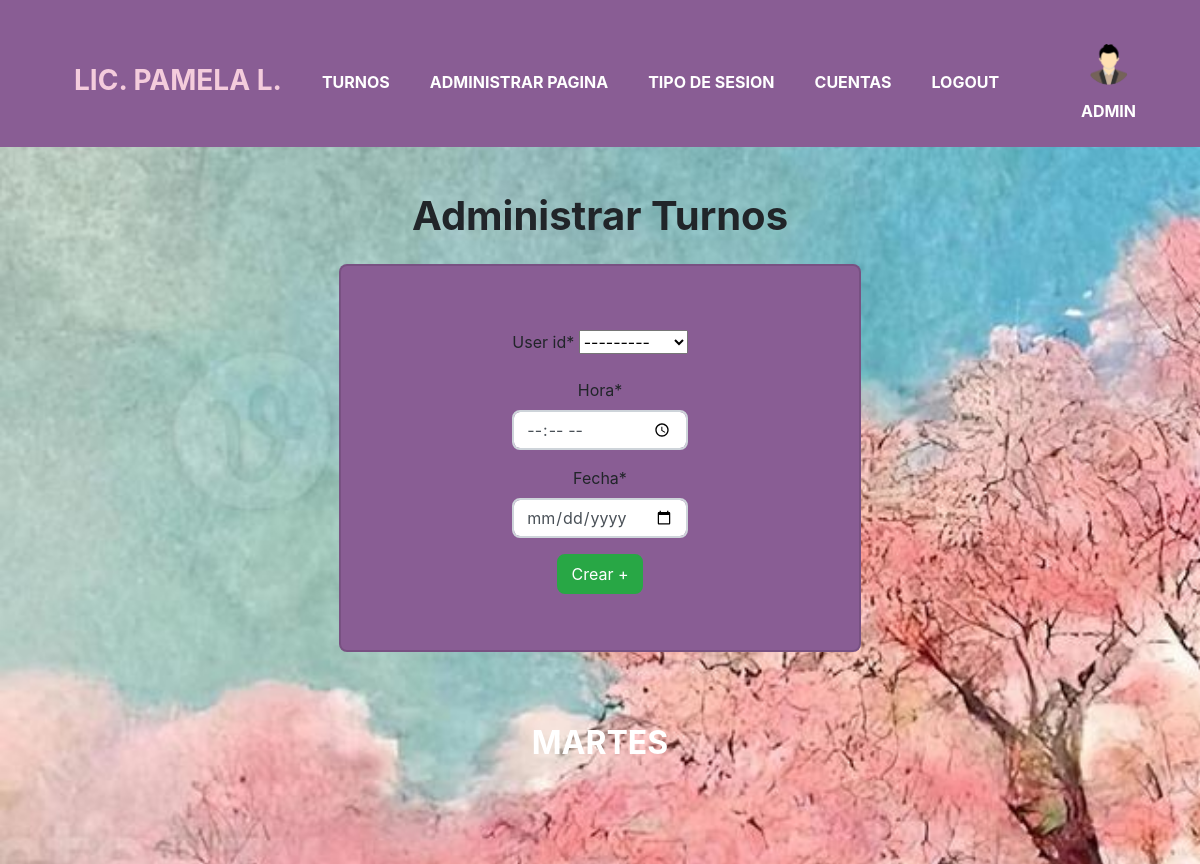
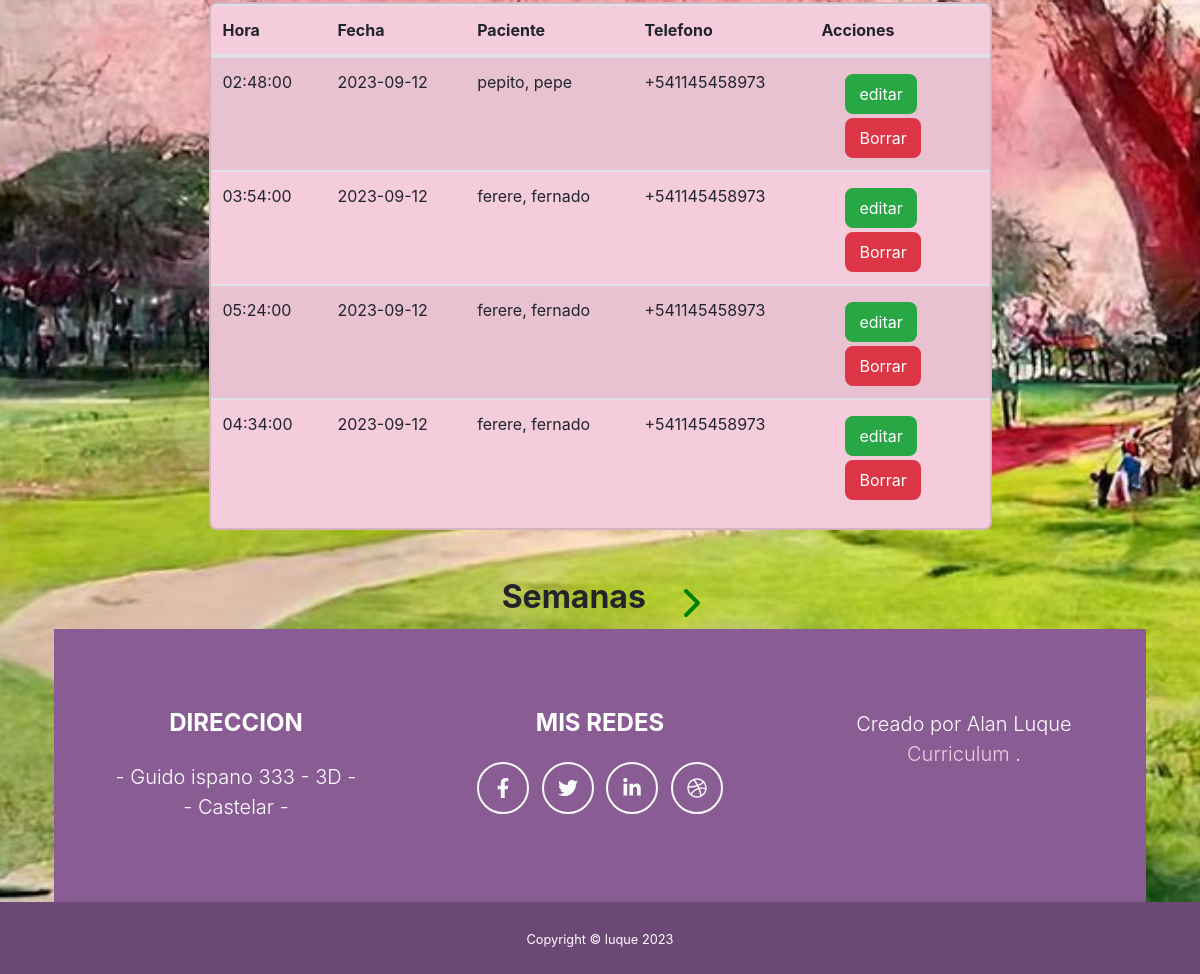
The page /administration/turns/0/ (signed in) on the database its author committed (2 pictures, top to bottom).
### apps/login/models.py (models this page shows, shortened)
class Acount(models.Model): # acount esta vinculado con lo usuario de django
    user = models.ForeignKey(User, on_delete=models.CASCADE, null=False, blank=False)
    type_session = models.ForeignKey(TypeSession, on_delete=models.PROTECT, default=3)
    email = models.EmailField(unique=True) # se inicia sesion con el email
    imgAvatar = models.ImageField(default="avatares/avatar.png", upload_to="avatares/")
    name = models.CharField(max_length=50)
    lastName = models.CharField(max_length=50)
    date = models.DateField() # fecha de nacimiento
    phone = models.CharField(max_length=16)
    is_admin = models.BooleanField(default=False)

### decorators.py (the view)
    def custom_function(request, *args, **kwargs):
        try:
            acount = Acount.objects.get(user_id=request.user)
            request.imgAvatar = acount.imgAvatar
            request.is_admin = acount.is_admin
        except:
            request.imgAvatar = "avatares/avatar.png"
            request.is_admin = False
        return function(request, *args, **kwargs)

### apps/administration/forms.py
class TurnForm(forms.ModelForm):
    time = forms.TimeField(label="Hora", widget=forms.DateInput(attrs={'type': 'time'}))
    date = forms.DateField(label="Fecha", widget=forms.DateInput(attrs={'type': 'date'}))
    class Meta:
        model = Turn
        fields = ["user_id", "time", "date"]  # Agrega "time_fin" al formulario

### apps/agenda/models.py (called while the page is built)
    def day_of_week(self):
        day_number = self.date.weekday()  # Obtener el número del día de la semana (0 = lunes, 6 = domingo)
        days_in_spanish = ['Lunes', 'Martes', 'Miércoles', 'Jueves', 'Viernes', 'Sábado', 'Domingo']
        return days_in_spanish[day_number]

### apps/administration/templates/administration/turns.html (shortened to what this page needs)
{% extends 'core/base.html' %}
{% load crispy_forms_tags %}
{% block title_h1 %}
        {{ tittle }}
{% endblock title_h1 %}
{% block content %}
<div style="width: 50%; margin:auto" class="py-2 my-4 text-center align-items-center bg-secondary card" >
  <form action="{% url 'admin_create_turn' %}" method="post", class="align-items-center p-5">
          {{ form|crispy }}
          <button type="submit", class="btn btn-success">{{ button_text }}</button>
  </form>
</div>
{% for day, turns in week.items %}
{% if turns %}
<div class="py-5 justify-content-center">
  <h2 class=" text-center justify-content-center text-uppercase text-white">
      {{ day }}
  </h2>
</div>
<div style="width: 75%; margin: auto" class="table-responsive my-5 bg-primary align-items-center card" >
  <table class="table table-striped">
          <thead>
              <tr>
                  <th>Hora</th>
                  <th>Fecha</th>
                  <th>Paciente</th>
                  <th>Telefono</th>
                  <th>Acciones</th>
              </tr>
          </thead>
          <tbody>
    {% for turn in turns %}
    <tr>
      <td>{{ turn.0 }}</td>
      <td>{{ turn.1 }}</td>
      <td>{{ turn.2 }}</td>
      <td>{{ turn.3 }}</td>
      <td>
        <div class="container mt-1">
          <a href="{% url 'turn-update' turn.5 %}" class="btn btn-success">editar</a>
        </div>
        <div class="container mt-1">
            <form method="post" action="{% url 'delet_turn' turn.5 %}">
                <button type="submit" class="btn btn-danger">Borrar</button>
            </form>
        </div>
      </td>
  </tr>
    {% endfor %}
  </tbody>
</table>
</div>
{% endif %}
{% endfor %}
<div class="container mt-5">
  <div class="row justify-content-center">
      <div class="col-md-8 text-center">
          <h2 class="d-inline-block mx-3">Semanas</h2>
          <a href="{% url 'admin_turn' next_week %}" class="btn btn-link">
            <i class="fas fa-chevron-right fa-2x" style="color: green;"></i>
          </a>
      </div>
  </div>
</div>
{% endblock content %}

### apps/core/templates/core/navBar.html (shortened to what this page needs)
<!DOCTYPE html>
<html lang="es">
    <head>
        {% load static %}
        <link href="{% static 'core/css/styles.css' %}" rel="stylesheet" />
        <link rel="stylesheet" href="https://cdnjs.cloudflare.com/ajax/libs/font-awesome/5.15.3/css/all.min.css">
    </head>
    <body id="page-top">
<div class="container mb-5">
<nav class="navbar navbar-expand-lg bg-secondary text-uppercase fixed-top pb-2" id="mainNav">
    <div class="container">
      <div class="collapse navbar-collapse" id="navbarSupportedContent">
        <ul class="navbar-nav me-auto mb-2 mb-lg-0">
            <li class="navbar-brand mx-0 mx-lg-1"><a class="nav-link py-0 px-0 px-lg-3 rounded" href="{% url 'home' %}">Lic. Pamela L.</a></li>
            {% if user.is_authenticated %}
                {% if request.is_admin %}
                <li class="nav-item mx-0 mx-lg-1"><a class="nav-link py-3 px-0 px-lg-3 rounded" href="{% url 'admin_turn' 0 %}">Turnos</a></li>
                <li class="nav-item mx-0 mx-lg-1"><a class="nav-link py-3 px-0 px-lg-3 rounded" href="{% url 'home-edit' %}">Administrar pagina</a></li>
                <li class="nav-item mx-0 mx-lg-1"><a class="nav-link py-3 px-0 px-lg-3 rounded" href="{% url 'typeSession' %}">Tipo de sesion</a></li>
                <li class="nav-item mx-0 mx-lg-1"><a class="nav-link py-3 px-0 px-lg-3 rounded" href="{% url 'cuentas' %}">cuentas</a></li>
                {% else %}
                <li class="nav-item mx-0 mx-lg-1"><a class="nav-link py-3 px-0 px-lg-3 rounded" href="{% url 'turns' %}">Turnos</a></li>
                <li class="nav-item mx-0 mx-lg-1"><a class="nav-link py-3 px-0 px-lg-3 rounded" href="{% url 'my-turns' %}">Mis turnos</a></li>
                {% endif %}
                <li class="nav-item mx-0 mx-lg-1"><a class="nav-link py-3 px-0 px-lg-3 rounded" href="{% url 'logout' %}">Logout</a></li>
            {% else %}
                <li class="nav-item mx-0 mx-lg-1"><a class="nav-link py-3 px-0 px-lg-3 rounded" href="{% url 'login' %}">Login</a></li>
                <li class="nav-item mx-0 mx-lg-1"><a class="nav-link py-3 px-0 px-lg-3 rounded" href="{% url 'register' %}">Register</a></li>
            {% endif %}
        </ul>
      </div>
      <div class="d-flex align-items-center">
        <div class="dropdown text-center">
          <a
            class=" d-flex align-items-center"
            href="{% url 'perfil' %}"
            id="navbarDropdownMenuAvatar"
            role="button"
            data-mdb-toggle="dropdown"
            aria-expanded="false"
          >
            <img
              src="/media/{{request.imgAvatar}}"
              class="rounded-circle"
              height="75"
              alt="Black and White Portrait of a Man"
              loading="lazy"
            />
          </a>
          <p class="text-white">{{user.username}}</p>
        </div>
      </div>
    </div>
  </nav>
</div>
        <div class="container pt-5">
          {% block base %}
          {% endblock base %}
        </div>
        <div class="copyright py-4 text-center text-white">
            <div class="container"><small>Copyright &copy; luque 2023</small></div>
        </div>
    </body>
</html>

### rows shown on the page
Acount: imgAvatar (picture), phone "+541145458973"
Acount: phone "+541145458973" "+541145458973" "+541145458973"

### other values the page prints
{{ user.username }} "ADMIN"
{{ tittle }} "Administrar Turnos"
{{ button_text }} "Crear +"
{{ day }} "MARTES"
{{ turn.0 }} "02:48:00" "03:54:00" "05:24:00" "04:34:00"
{{ turn.1 }} "2023-09-12" "2023-09-12" "2023-09-12" "2023-09-12"
{{ turn.2 }} "pepito, pepe" "ferere, fernado" "ferere, fernado" "ferere, fernado"
